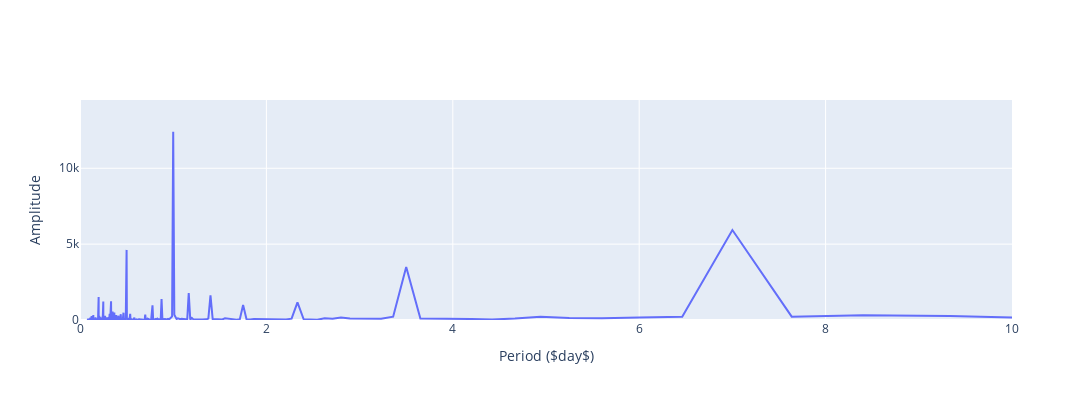

Here is the notebook cell this chart was saved with:
### Code cell
# frecuencia de reconstruccion, no tiene que ser la misma que la ts
t_h = 1/f_oneside / dia

fig = go.Figure(go.Scatter(x=t_h, y=np.abs(X[:n_oneside]) / n_oneside, mode='lines'))

fig.update_xaxes(range=[0, 10], title_text='Period ($day$)')
fig.update_yaxes(range=[0, 14500], title_text='Amplitude')

fig.update_layout(width=1200, height=400)

fig.show()

### Figure 1 — Plotly figure (JSON) as saved in the notebook; plotly's stock layout.template omitted (floating-point values rounded to 4 significant figures; data arrays with more than 128 entries replaced by an {"elided": "..."} marker saying what was removed)
{"data": [{"mode": "lines", "type": "scatter", "x": {"elided": "1008 float values"}, "y": {"elided": "1008 float values"}}], "layout": {"height": 400, "width": 1200, "xaxis": {"range": [0, 10], "title": {"text": "Period ($day$)"}}, "yaxis": {"range": [0, 14500], "title": {"text": "Amplitude"}}}}
